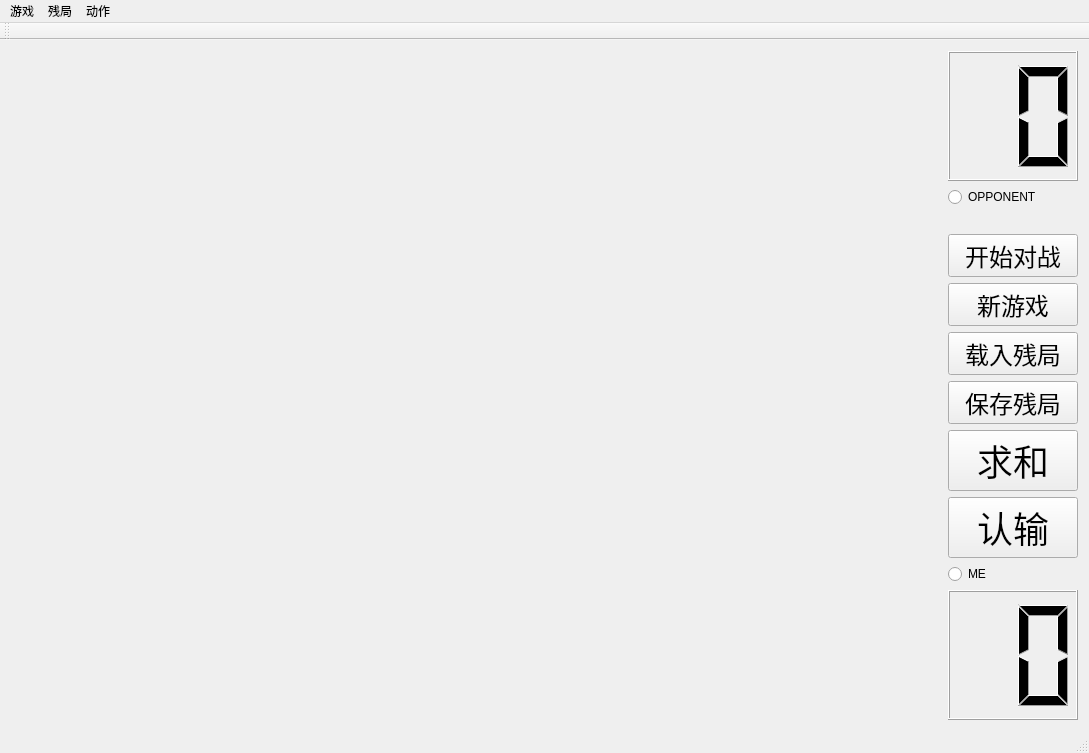
<?xml version="1.0" encoding="UTF-8"?>
<ui version="4.0">
 <class>MainWindow</class>
 <widget class="QMainWindow" name="MainWindow">
  <property name="geometry">
   <rect>
    <x>0</x>
    <y>0</y>
    <width>1089</width>
    <height>753</height>
   </rect>
  </property>
  <property name="windowTitle">
   <string>MainWindow</string>
  </property>
  <widget class="QWidget" name="centralWidget">
   <layout class="QHBoxLayout" name="horizontalLayout">
    <item>
     <spacer name="horizontalSpacer">
      <property name="orientation">
       <enum>Qt::Horizontal</enum>
      </property>
      <property name="sizeHint" stdset="0">
       <size>
        <width>925</width>
        <height>20</height>
       </size>
      </property>
     </spacer>
    </item>
    <item>
     <layout class="QVBoxLayout" name="verticalLayout">
      <item>
       <widget class="QLCDNumber" name="youLCD">
        <property name="sizePolicy">
         <sizepolicy hsizetype="Minimum" vsizetype="Minimum">
          <horstretch>0</horstretch>
          <verstretch>0</verstretch>
         </sizepolicy>
        </property>
        <property name="minimumSize">
         <size>
          <width>130</width>
          <height>130</height>
         </size>
        </property>
        <property name="maximumSize">
         <size>
          <width>130</width>
          <height>130</height>
         </size>
        </property>
        <property name="digitCount">
         <number>2</number>
        </property>
       </widget>
      </item>
      <item>
       <widget class="QRadioButton" name="radioButton">
        <property name="text">
         <string>OPPONENT</string>
        </property>
       </widget>
      </item>
      <item>
       <spacer name="verticalSpacer">
        <property name="orientation">
         <enum>Qt::Vertical</enum>
        </property>
        <property name="sizeHint" stdset="0">
         <size>
          <width>20</width>
          <height>40</height>
         </size>
        </property>
       </spacer>
      </item>
      <item>
       <widget class="QPushButton" name="startButton">
        <property name="font">
         <font>
          <pointsize>18</pointsize>
         </font>
        </property>
        <property name="text">
         <string>开始对战</string>
        </property>
       </widget>
      </item>
      <item>
       <widget class="QPushButton" name="newButton">
        <property name="font">
         <font>
          <pointsize>18</pointsize>
         </font>
        </property>
        <property name="text">
         <string>新游戏</string>
        </property>
       </widget>
      </item>
      <item>
       <widget class="QPushButton" name="loadButton">
        <property name="font">
         <font>
          <pointsize>18</pointsize>
         </font>
        </property>
        <property name="text">
         <string>载入残局</string>
        </property>
       </widget>
      </item>
      <item>
       <widget class="QPushButton" name="saveButton">
        <property name="font">
         <font>
          <pointsize>18</pointsize>
         </font>
        </property>
        <property name="text">
         <string>保存残局</string>
        </property>
       </widget>
      </item>
      <item>
       <widget class="QPushButton" name="sueButton">
        <property name="font">
         <font>
          <pointsize>27</pointsize>
         </font>
        </property>
        <property name="text">
         <string>求和</string>
        </property>
       </widget>
      </item>
      <item>
       <widget class="QPushButton" name="resignButton">
        <property name="font">
         <font>
          <pointsize>27</pointsize>
         </font>
        </property>
        <property name="text">
         <string>认输</string>
        </property>
       </widget>
      </item>
      <item>
       <widget class="QRadioButton" name="radioButton_2">
        <property name="text">
         <string>ME</string>
        </property>
       </widget>
      </item>
      <item>
       <widget class="QLCDNumber" name="meLCD">
        <property name="sizePolicy">
         <sizepolicy hsizetype="Minimum" vsizetype="Minimum">
          <horstretch>0</horstretch>
          <verstretch>0</verstretch>
         </sizepolicy>
        </property>
        <property name="minimumSize">
         <size>
          <width>130</width>
          <height>130</height>
         </size>
        </property>
        <property name="maximumSize">
         <size>
          <width>130</width>
          <height>130</height>
         </size>
        </property>
        <property name="digitCount">
         <number>2</number>
        </property>
       </widget>
      </item>
     </layout>
    </item>
   </layout>
  </widget>
  <widget class="QMenuBar" name="menuBar">
   <property name="geometry">
    <rect>
     <x>0</x>
     <y>0</y>
     <width>1089</width>
     <height>26</height>
    </rect>
   </property>
   <widget class="QMenu" name="menu">
    <property name="title">
     <string>游戏</string>
    </property>
    <addaction name="actionkaishi"/>
    <addaction name="actionxin"/>
   </widget>
   <widget class="QMenu" name="menu_2">
    <property name="title">
     <string>残局</string>
    </property>
    <addaction name="actionzai"/>
    <addaction name="actionbao"/>
   </widget>
   <widget class="QMenu" name="menu_3">
    <property name="title">
     <string>动作</string>
    </property>
    <addaction name="actionrenshu"/>
    <addaction name="actionqiuhe"/>
   </widget>
   <addaction name="menu"/>
   <addaction name="menu_2"/>
   <addaction name="menu_3"/>
  </widget>
  <widget class="QToolBar" name="mainToolBar">
   <attribute name="toolBarArea">
    <enum>TopToolBarArea</enum>
   </attribute>
   <attribute name="toolBarBreak">
    <bool>false</bool>
   </attribute>
  </widget>
  <widget class="QStatusBar" name="statusBar"/>
  <action name="actionkaishi">
   <property name="text">
    <string>开始</string>
   </property>
  </action>
  <action name="actionxin">
   <property name="text">
    <string>新游戏</string>
   </property>
  </action>
  <action name="actionzai">
   <property name="text">
    <string>载入残局</string>
   </property>
  </action>
  <action name="actionbao">
   <property name="text">
    <string>保存残局</string>
   </property>
  </action>
  <action name="actionrenshu">
   <property name="text">
    <string>认输</string>
   </property>
  </action>
  <action name="actionqiuhe">
   <property name="text">
    <string>求和</string>
   </property>
  </action>
 </widget>
 <layoutdefault spacing="6" margin="11"/>
 <resources/>
 <connections/>
</ui>
